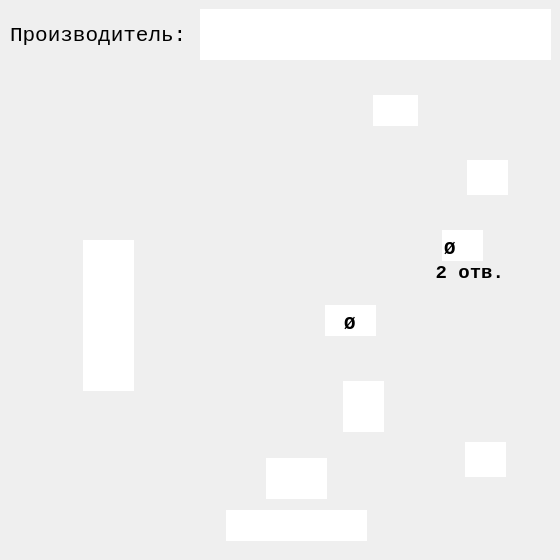
<?xml version="1.0" encoding="UTF-8"?>
<ui version="4.0">
 <class>Dialog</class>
 <widget class="QDialog" name="Dialog">
  <property name="geometry">
   <rect>
    <x>0</x>
    <y>0</y>
    <width>560</width>
    <height>560</height>
   </rect>
  </property>
  <property name="sizePolicy">
   <sizepolicy hsizetype="Fixed" vsizetype="Fixed">
    <horstretch>0</horstretch>
    <verstretch>0</verstretch>
   </sizepolicy>
  </property>
  <property name="minimumSize">
   <size>
    <width>560</width>
    <height>560</height>
   </size>
  </property>
  <property name="maximumSize">
   <size>
    <width>560</width>
    <height>560</height>
   </size>
  </property>
  <property name="windowTitle">
   <string>Фигурный 3 Отверстия Тип2</string>
  </property>
  <property name="windowIcon">
   <iconset>
    <normaloff>../pics/icon/Podpyatnik.ico</normaloff>../pics/icon/Podpyatnik.ico</iconset>
  </property>
  <property name="whatsThis">
   <string/>
  </property>
  <property name="accessibleDescription">
   <string/>
  </property>
  <widget class="QLabel" name="label">
   <property name="geometry">
    <rect>
     <x>0</x>
     <y>0</y>
     <width>560</width>
     <height>560</height>
    </rect>
   </property>
   <property name="sizePolicy">
    <sizepolicy hsizetype="Fixed" vsizetype="Fixed">
     <horstretch>0</horstretch>
     <verstretch>0</verstretch>
    </sizepolicy>
   </property>
   <property name="minimumSize">
    <size>
     <width>560</width>
     <height>560</height>
    </size>
   </property>
   <property name="maximumSize">
    <size>
     <width>560</width>
     <height>560</height>
    </size>
   </property>
   <property name="autoFillBackground">
    <bool>true</bool>
   </property>
   <property name="text">
    <string/>
   </property>
   <property name="pixmap">
    <pixmap>../pics/main/F-11.jpg</pixmap>
   </property>
   <property name="scaledContents">
    <bool>false</bool>
   </property>
   <property name="alignment">
    <set>Qt::AlignCenter</set>
   </property>
   <property name="margin">
    <number>0</number>
   </property>
  </widget>
  <widget class="QLineEdit" name="lineEdit">
   <property name="geometry">
    <rect>
     <x>373</x>
     <y>95</y>
     <width>45</width>
     <height>31</height>
    </rect>
   </property>
   <property name="font">
    <font>
     <family>Courier New</family>
     <pointsize>14</pointsize>
     <weight>75</weight>
     <italic>false</italic>
     <bold>true</bold>
    </font>
   </property>
   <property name="focusPolicy">
    <enum>Qt::ClickFocus</enum>
   </property>
   <property name="autoFillBackground">
    <bool>true</bool>
   </property>
   <property name="inputMethodHints">
    <set>Qt::ImhNone</set>
   </property>
   <property name="text">
    <string/>
   </property>
   <property name="maxLength">
    <number>3</number>
   </property>
   <property name="frame">
    <bool>false</bool>
   </property>
   <property name="alignment">
    <set>Qt::AlignBottom|Qt::AlignHCenter</set>
   </property>
  </widget>
  <widget class="QLineEdit" name="lineEdit_2">
   <property name="geometry">
    <rect>
     <x>467</x>
     <y>160</y>
     <width>41</width>
     <height>35</height>
    </rect>
   </property>
   <property name="font">
    <font>
     <family>Courier New</family>
     <pointsize>14</pointsize>
     <weight>75</weight>
     <italic>false</italic>
     <bold>true</bold>
    </font>
   </property>
   <property name="tabletTracking">
    <bool>false</bool>
   </property>
   <property name="focusPolicy">
    <enum>Qt::ClickFocus</enum>
   </property>
   <property name="autoFillBackground">
    <bool>false</bool>
   </property>
   <property name="text">
    <string/>
   </property>
   <property name="maxLength">
    <number>3</number>
   </property>
   <property name="frame">
    <bool>false</bool>
   </property>
   <property name="alignment">
    <set>Qt::AlignLeading|Qt::AlignLeft|Qt::AlignVCenter</set>
   </property>
  </widget>
  <widget class="QLineEdit" name="lineEdit_3">
   <property name="geometry">
    <rect>
     <x>442</x>
     <y>230</y>
     <width>41</width>
     <height>31</height>
    </rect>
   </property>
   <property name="font">
    <font>
     <family>Courier New</family>
     <pointsize>14</pointsize>
     <weight>75</weight>
     <italic>false</italic>
     <bold>true</bold>
    </font>
   </property>
   <property name="focusPolicy">
    <enum>Qt::ClickFocus</enum>
   </property>
   <property name="text">
    <string>Ø</string>
   </property>
   <property name="maxLength">
    <number>3</number>
   </property>
   <property name="frame">
    <bool>false</bool>
   </property>
   <property name="alignment">
    <set>Qt::AlignBottom|Qt::AlignLeading|Qt::AlignLeft</set>
   </property>
  </widget>
  <widget class="QLineEdit" name="lineEdit_4">
   <property name="geometry">
    <rect>
     <x>266</x>
     <y>458</y>
     <width>61</width>
     <height>41</height>
    </rect>
   </property>
   <property name="font">
    <font>
     <family>Courier New</family>
     <pointsize>14</pointsize>
     <weight>75</weight>
     <italic>false</italic>
     <bold>true</bold>
    </font>
   </property>
   <property name="focusPolicy">
    <enum>Qt::ClickFocus</enum>
   </property>
   <property name="text">
    <string/>
   </property>
   <property name="maxLength">
    <number>3</number>
   </property>
   <property name="frame">
    <bool>false</bool>
   </property>
   <property name="alignment">
    <set>Qt::AlignBottom|Qt::AlignHCenter</set>
   </property>
  </widget>
  <widget class="QLineEdit" name="lineEdit_5">
   <property name="geometry">
    <rect>
     <x>465</x>
     <y>442</y>
     <width>41</width>
     <height>35</height>
    </rect>
   </property>
   <property name="font">
    <font>
     <family>Courier New</family>
     <pointsize>14</pointsize>
     <weight>75</weight>
     <italic>false</italic>
     <bold>true</bold>
    </font>
   </property>
   <property name="tabletTracking">
    <bool>false</bool>
   </property>
   <property name="focusPolicy">
    <enum>Qt::ClickFocus</enum>
   </property>
   <property name="autoFillBackground">
    <bool>false</bool>
   </property>
   <property name="text">
    <string/>
   </property>
   <property name="maxLength">
    <number>3</number>
   </property>
   <property name="frame">
    <bool>false</bool>
   </property>
   <property name="alignment">
    <set>Qt::AlignLeading|Qt::AlignLeft|Qt::AlignVCenter</set>
   </property>
  </widget>
  <widget class="QLabel" name="label_2">
   <property name="geometry">
    <rect>
     <x>10</x>
     <y>10</y>
     <width>181</width>
     <height>51</height>
    </rect>
   </property>
   <property name="font">
    <font>
     <family>Courier New</family>
     <pointsize>16</pointsize>
     <weight>50</weight>
     <bold>false</bold>
    </font>
   </property>
   <property name="text">
    <string>Производитель:</string>
   </property>
  </widget>
  <widget class="QLineEdit" name="lineEdit_6">
   <property name="geometry">
    <rect>
     <x>200</x>
     <y>9</y>
     <width>351</width>
     <height>51</height>
    </rect>
   </property>
   <property name="font">
    <font>
     <family>Courier New</family>
     <pointsize>16</pointsize>
     <weight>75</weight>
     <bold>true</bold>
    </font>
   </property>
   <property name="frame">
    <bool>false</bool>
   </property>
   <property name="alignment">
    <set>Qt::AlignLeading|Qt::AlignLeft|Qt::AlignVCenter</set>
   </property>
  </widget>
  <widget class="QLabel" name="label_3">
   <property name="geometry">
    <rect>
     <x>433</x>
     <y>263</y>
     <width>71</width>
     <height>20</height>
    </rect>
   </property>
   <property name="font">
    <font>
     <family>Courier New</family>
     <pointsize>14</pointsize>
     <weight>75</weight>
     <bold>true</bold>
    </font>
   </property>
   <property name="text">
    <string>2 отв.</string>
   </property>
   <property name="alignment">
    <set>Qt::AlignRight|Qt::AlignTrailing|Qt::AlignVCenter</set>
   </property>
  </widget>
  <widget class="QLineEdit" name="lineEdit_8">
   <property name="geometry">
    <rect>
     <x>325</x>
     <y>305</y>
     <width>51</width>
     <height>31</height>
    </rect>
   </property>
   <property name="font">
    <font>
     <family>Courier New</family>
     <pointsize>14</pointsize>
     <weight>75</weight>
     <italic>false</italic>
     <bold>true</bold>
    </font>
   </property>
   <property name="focusPolicy">
    <enum>Qt::ClickFocus</enum>
   </property>
   <property name="text">
    <string>Ø</string>
   </property>
   <property name="maxLength">
    <number>3</number>
   </property>
   <property name="frame">
    <bool>false</bool>
   </property>
   <property name="alignment">
    <set>Qt::AlignBottom|Qt::AlignHCenter</set>
   </property>
  </widget>
  <widget class="QLineEdit" name="lineEdit_9">
   <property name="geometry">
    <rect>
     <x>83</x>
     <y>240</y>
     <width>51</width>
     <height>151</height>
    </rect>
   </property>
   <property name="font">
    <font>
     <family>Courier New</family>
     <pointsize>14</pointsize>
     <weight>75</weight>
     <italic>false</italic>
     <bold>true</bold>
    </font>
   </property>
   <property name="tabletTracking">
    <bool>false</bool>
   </property>
   <property name="focusPolicy">
    <enum>Qt::ClickFocus</enum>
   </property>
   <property name="autoFillBackground">
    <bool>false</bool>
   </property>
   <property name="text">
    <string/>
   </property>
   <property name="maxLength">
    <number>3</number>
   </property>
   <property name="frame">
    <bool>false</bool>
   </property>
   <property name="alignment">
    <set>Qt::AlignRight|Qt::AlignTrailing|Qt::AlignVCenter</set>
   </property>
  </widget>
  <widget class="QLineEdit" name="lineEdit_7">
   <property name="geometry">
    <rect>
     <x>343</x>
     <y>381</y>
     <width>41</width>
     <height>51</height>
    </rect>
   </property>
   <property name="font">
    <font>
     <family>Courier New</family>
     <pointsize>14</pointsize>
     <weight>75</weight>
     <italic>false</italic>
     <bold>true</bold>
    </font>
   </property>
   <property name="tabletTracking">
    <bool>false</bool>
   </property>
   <property name="focusPolicy">
    <enum>Qt::ClickFocus</enum>
   </property>
   <property name="autoFillBackground">
    <bool>false</bool>
   </property>
   <property name="text">
    <string/>
   </property>
   <property name="maxLength">
    <number>3</number>
   </property>
   <property name="frame">
    <bool>false</bool>
   </property>
   <property name="alignment">
    <set>Qt::AlignLeading|Qt::AlignLeft|Qt::AlignVCenter</set>
   </property>
  </widget>
  <widget class="QLineEdit" name="lineEdit_10">
   <property name="geometry">
    <rect>
     <x>226</x>
     <y>510</y>
     <width>141</width>
     <height>31</height>
    </rect>
   </property>
   <property name="font">
    <font>
     <family>Courier New</family>
     <pointsize>14</pointsize>
     <weight>75</weight>
     <italic>false</italic>
     <bold>true</bold>
    </font>
   </property>
   <property name="focusPolicy">
    <enum>Qt::ClickFocus</enum>
   </property>
   <property name="text">
    <string/>
   </property>
   <property name="maxLength">
    <number>3</number>
   </property>
   <property name="frame">
    <bool>false</bool>
   </property>
   <property name="alignment">
    <set>Qt::AlignBottom|Qt::AlignHCenter</set>
   </property>
  </widget>
 </widget>
 <resources/>
 <connections/>
</ui>
